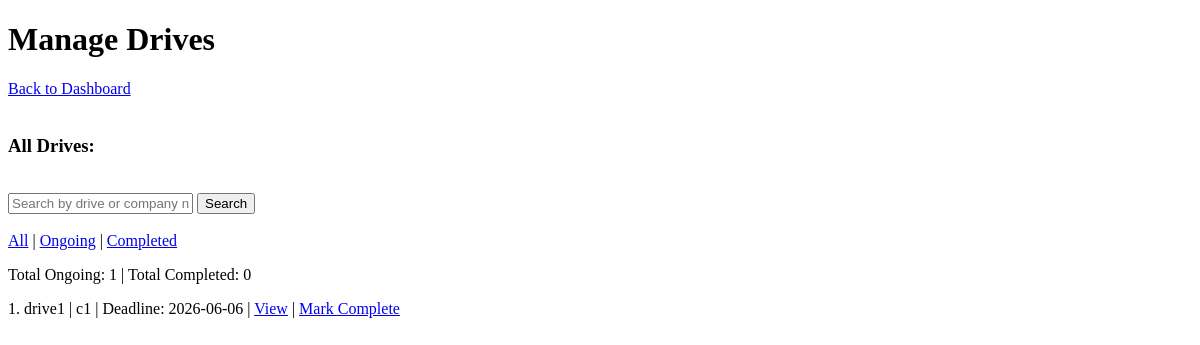
The page /admin/manage_drives on the database as committed earlier.
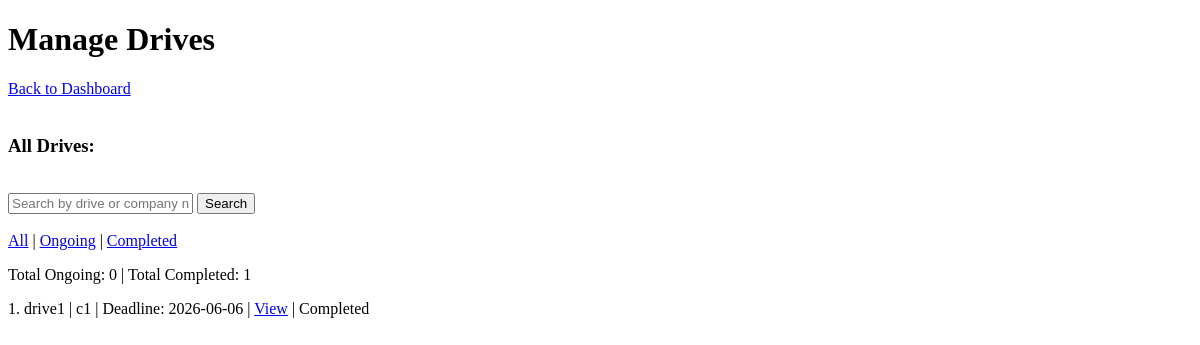
The same page on the database as committed later.
### models.py (models this page shows)
class PlacementDrive(db.Model):
    __tablename__ = 'placement_drives'
    drive_id = db.Column(db.Integer, primary_key=True)
    company_id = db.Column(db.Integer, db.ForeignKey('companies.company_id'))
    drive_name = db.Column(db.String(100), nullable=False)
    job_title = db.Column(db.String(100), nullable=False)
    job_description = db.Column(db.Text, nullable=False)
    eligibility_criteria = db.Column(db.Text, nullable=False)
    salary = db.Column(db.Float, nullable=False)
    location = db.Column(db.String(150), nullable=False)
    deadline = db.Column(db.DateTime, nullable=False)
    create_time = db.Column(db.DateTime, default=db.func.current_timestamp())
    status = db.Column(db.Boolean, default=False) #pending, complete
    company = db.relationship('Company', backref='drives')

class Company(db.Model):
    __tablename__ = 'companies'
    company_id = db.Column(db.Integer, primary_key=True)
    user_id = db.Column(db.Integer, db.ForeignKey('users.user_id'), unique=True)
    email = db.Column(db.String(100), db.ForeignKey('users.email'), unique=True, nullable=False)
    company_name = db.Column(db.String(100), nullable=False)
    hr_fname = db.Column(db.String(20), nullable=False)
    hr_lname = db.Column(db.String(20), nullable=False)
    hr_email = db.Column(db.String(100), nullable=False)
    website = db.Column(db.Text)
    description = db.Column(db.Text)
    logo = db.Column(db.String(200))
    approval_status = db.Column(db.Boolean, default=False)  # shortlist, waiting/reject
    is_blacklisted = db.Column(db.Boolean, default=False)

### routes/admin.py (the view, shortened to what this page needs)
@admin.route('/manage_drives')
def manage_drives():
    q            = request.args.get('q', '').strip()
    filter_type  = request.args.get('filter', 'all')
    drives_query = PlacementDrive.query.join(Company)
    if filter_type == 'ongoing':
        drives_query = drives_query.filter(PlacementDrive.status == False)
    elif filter_type == 'completed':
        drives_query = drives_query.filter(PlacementDrive.status == True)
    all_drives     = drives_query.all()
    ongoing_drives = [d for d in all_drives if not d.status]
    past_drives    = [d for d in all_drives if d.status]
    return render_template('admin/manage_drive.html',
        all_drives     = all_drives,
        ongoing_drives = ongoing_drives,
        past_drives    = past_drives,
    )

### templates/admin/manage_drive.html (shortened to what this page needs)
<!DOCTYPE html>
<html lang="en">
<head>
</head>
<body>
  <h1>Manage Drives</h1>
  <a href="{{ url_for('admin.dashboard') }}">Back to Dashboard</a>
  <br>
  <br>
  <h3>All Drives:</h3>
  <br>
  <form method="GET" action="{{ url_for('admin.manage_drives') }}">
    <input type="text" name="q" placeholder="Search by drive or company name" value="{{ request.args.get('q', '') }}">
    <button type="submit">Search</button>
  </form>
  <br>
  <a href="{{ url_for('admin.manage_drives', filter='all', q=request.args.get('q', '')) }}">All</a>
  |
  <a href="{{ url_for('admin.manage_drives', filter='ongoing', q=request.args.get('q', '')) }}">Ongoing</a>
  |
  <a href="{{ url_for('admin.manage_drives', filter='completed', q=request.args.get('q', '')) }}">Completed</a>
  <p>Total Ongoing: {{ ongoing_drives|length }} | Total Completed: {{ past_drives|length }}</p>
  {% for d in all_drives %}
    <p>
      {{ loop.index }}. {{ d.drive_name }} | {{ d.company.company_name }} | Deadline: {{ d.deadline.strftime('%Y-%m-%d') }}
      | <a href="{{ url_for('admin.drive_detail', drive_id=d.drive_id) }}">View</a>
      | {% if d.status %}
          Completed
        {% else %}
          <a href="{{ url_for('admin.complete_drive', drive_id=d.drive_id) }}">Mark Complete</a>
        {% endif %}
    </p>
  {% else %}
    <p>No drives found.</p>
  {% endfor %}
</body>
</html>

Rows that differ between the two databases and show on the page:
changed PlacementDrive "drive1": status "Mark Complete" → "Completed"
Other text that changed with them:
{{ ongoing_drives|length }}: "1" → "0"
{{ past_drives|length }}: "0" → "1"
